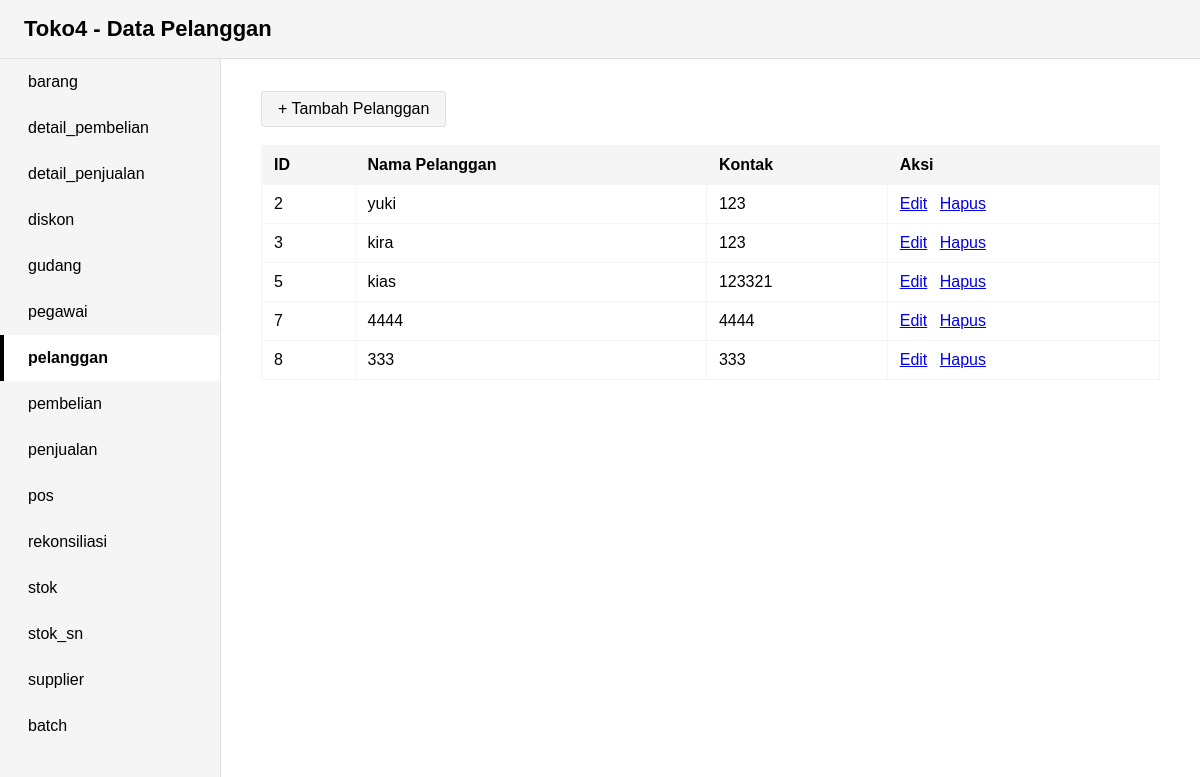
Page /pelanggan/index.php on the committed database.
### tables this page shows
CREATE TABLE `pelanggan` (
  `id_pelanggan` int(11) NOT NULL,
  `nama_pelanggan` varchar(20) NOT NULL,
  `kontak` varchar(20) NOT NULL
);

### pelanggan/index.php (the view, shortened to what this page needs)
<?php
include "../koneksi.php";
?>
<!DOCTYPE html>
<html>
<head>
</head>
<body>
    <div class="header">Toko4 - Data Pelanggan</div>
    <div class="container">
        <nav class="sidebar">
            <ul>
                <li><a href="../barang">barang</a></li>
                <li><a href="../detail_pembelian">detail_pembelian</a></li>
                <li><a href="../detail_penjualan">detail_penjualan</a></li>
                <li><a href="../diskon">diskon</a></li>
                <li><a href="../gudang">gudang</a></li>
                <li><a href="../pegawai">pegawai</a></li>
                <li><a href="../pelanggan" class="active">pelanggan</a></li>
                <li><a href="../pembelian">pembelian</a></li>
                <li><a href="../penjualan">penjualan</a></li>
                <li><a href="../pos">pos</a></li>
                <li><a href="../rekonsiliasi">rekonsiliasi</a></li>
                <li><a href="../stok">stok</a></li>
                <li><a href="../stok_sn">stok_sn</a></li>
                <li><a href="../supplier">supplier</a></li>
                <li><a href="../batch" >batch</a></li>
            </ul>
        </nav>
        <div class="main-content">
            <a href="tambah.php" class="button">+ Tambah Pelanggan</a>
            <table>
                <tr>
                    <th>ID</th>
                    <th>Nama Pelanggan</th>
                    <th>Kontak</th>
                    <th>Aksi</th>
                </tr>
                <?php
                $result = mysqli_query($koneksi, "SELECT * FROM pelanggan ORDER BY id_pelanggan ASC");
                while ($row = mysqli_fetch_assoc($result)) {
                    echo "<tr>
                        <td>{$row['id_pelanggan']}</td>
                        <td>{$row['nama_pelanggan']}</td>
                        <td>{$row['kontak']}</td>
                        <td>
                            <a href='edit.php?id={$row['id_pelanggan']}' class='edit'>Edit</a>
                            <a href='hapus.php?id={$row['id_pelanggan']}' class='hapus' onclick=\"return confirm('Yakin ingin menghapus?')\">Hapus</a>
                        </td>
                    </tr>";
                }
                ?>
            </table>
        </div>
    </div>
</body>
</html>

### pelanggan/index.php (style rules this page uses)
body { margin: 0; font-family: Arial, sans-serif; background: #f5f5f5; color: #000000; }
.header { background: #f5f5f5; color: #000000; padding: 16px 24px; font-size: 22px; font-weight: bold; border-bottom: 1px solid #e0e0e0; }
.container { display: flex; min-height: 100vh; }
.sidebar { width: 220px; background: #f5f5f5; padding: 0; border-right: 1px solid #e0e0e0; min-height: 100vh; }
.sidebar ul { list-style: none; margin: 0; padding: 0; }
.sidebar li { margin: 0; }
.sidebar a { display: block; color: #000000; text-decoration: none; padding: 14px 24px; border-left: 4px solid transparent; }
.sidebar a.active, .sidebar a:hover { background: #ffffff; border-left: 4px solid #000000; font-weight: bold; }
.main-content { flex: 1; background: #ffffff; padding: 32px 40px; }
table { border-collapse: collapse; width: 100%; background: #ffffff; }
th, td { border: 1px solid #f5f5f5; padding: 10px 12px; text-align: left; }
th { background: #f5f5f5; color: #000000; font-weight: bold; }
a.button { display: inline-block; background: #f5f5f5; color: #000000; padding: 8px 16px; text-decoration: none; border-radius: 3px; margin-bottom: 18px; border: 1px solid #e0e0e0; }
a.edit, a.hapus { margin-right: 8px; }

### rows in the picture
pelanggan: id_pelanggan "2", nama_pelanggan "yuki", kontak "123"
pelanggan: id_pelanggan "3", nama_pelanggan "kira", kontak "123"
pelanggan: id_pelanggan "5", nama_pelanggan "kias", kontak "123321"
pelanggan: id_pelanggan "7", nama_pelanggan "4444", kontak "4444"
pelanggan: id_pelanggan "8", nama_pelanggan "333", kontak "333"
